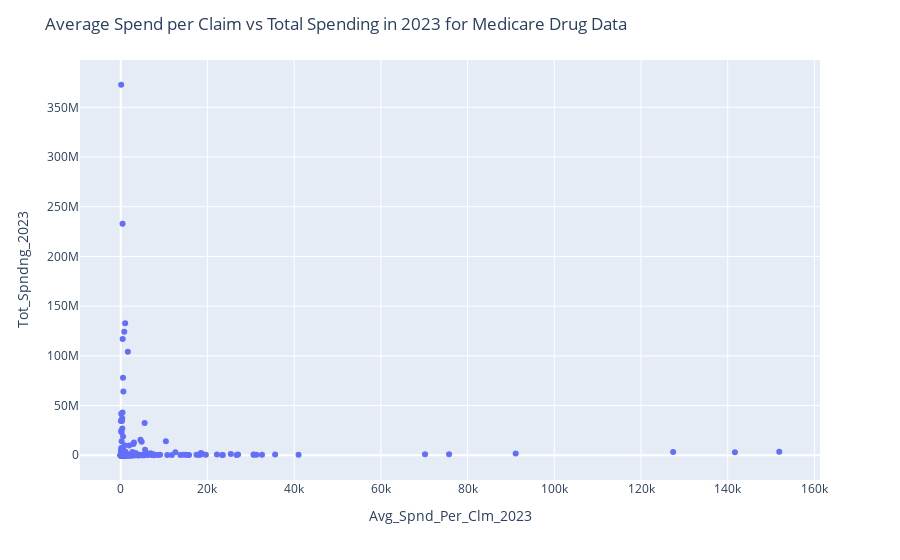

Notebook cell for this chart:
### Code cell
fig = px.scatter(outlier_23_df[outlier_23_df['Mftr_Name'] == 'Overall'], x='Avg_Spnd_Per_Clm_2023', y='Tot_Spndng_2023',
                 hover_data=['Brnd_Name', 'Gnrc_Name', 'Mftr_Name'])

fig.update_layout(
    title='Average Spend per Claim vs Total Spending in 2023 (Overall)',
)

fig.show()

### Figure 1 — Plotly figure (JSON) as saved in the notebook; plotly's stock layout.template omitted (floating-point values rounded to 4 significant figures; data arrays with more than 128 entries replaced by an {"elided": "..."} marker saying what was removed)
{"data": [{"customdata": {"elided": "392x3 str values"}, "hovertemplate": "Avg_Spnd_Per_Clm_2023=%{x}<br>Tot_Spndng_2023=%{y}<br>Brnd_Name=%{customdata[0]}<br>Gnrc_Name=%{customdata[1]}<br>Mftr_Name=%{customdata[2]}<extra></extra>", "legendgroup": "", "marker": {"color": "#636efa", "symbol": "circle"}, "mode": "markers", "name": "", "orientation": "v", "showlegend": false, "type": "scatter", "x": {"elided": "392 float values"}, "xaxis": "x", "y": {"elided": "392 float values"}, "yaxis": "y"}], "layout": {"legend": {"tracegroupgap": 0}, "margin": {"t": 60}, "title": {"text": "Average Spend per Claim vs Total Spending in 2023 for Medicare Drug Data"}, "xaxis": {"anchor": "y", "domain": [0, 1], "title": {"text": "Avg_Spnd_Per_Clm_2023"}}, "yaxis": {"anchor": "x", "domain": [0, 1], "title": {"text": "Tot_Spndng_2023"}}}}
